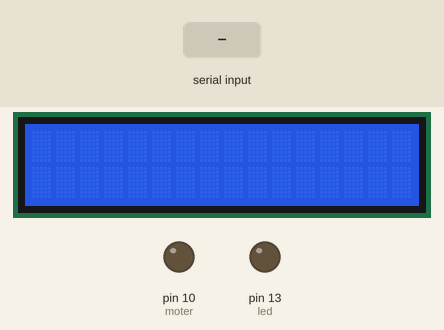
Recording of a sketch running on a simulated Arduino Uno, built with avr-gcc and run on an emulated ATmega328P. Parts: 16×2 character LCD, output pins drawn as LEDs (lit = HIGH). Inputs (shaded band) come from the test bench.

Above: at 1.2 s.
1.3 s: "1" received over Serial
At 1.8 s:
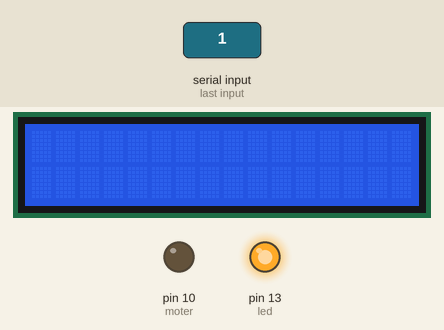
3.9 s: "0" received over Serial
At 4.9 s:
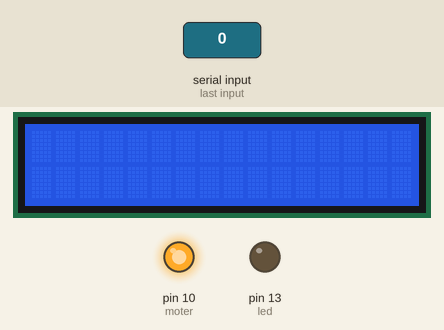
6.5 s: "2" received over Serial
At 8.7 s:
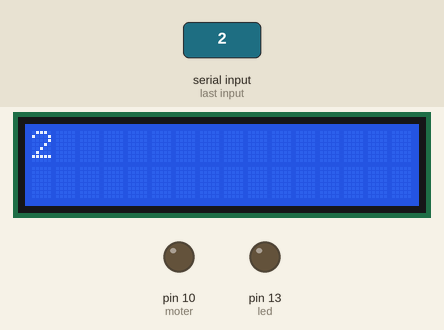
Timing chart, 0 to 10.2 s (numbered marks = the images above; inputs shaded):
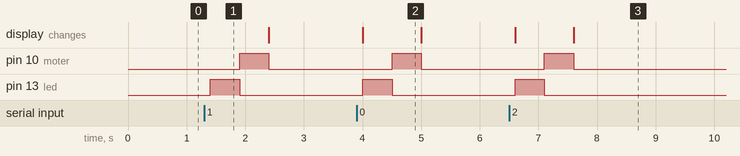

Measured:
- after the input at 1.3 s, pin 10 (moter): LOW → HIGH after 0.60 s, → LOW 0.50 s later; pin 13 (led): LOW → HIGH after 0.10 s, → LOW 0.50 s later
- after the input at 3.9 s, pin 10 (moter): LOW → HIGH after 0.60 s, → LOW 0.50 s later; pin 13 (led): LOW → HIGH after 0.10 s, → LOW 0.50 s later; the display: changes after 0.10 s (image 2)
- after the input at 6.5 s, pin 10 (moter): LOW → HIGH after 0.60 s, → LOW 0.50 s later; pin 13 (led): LOW → HIGH after 0.10 s, → LOW 0.50 s later; the display: first changes after 0.10 s (image 3 shows a later state)
- what the display in image 2 shows lasts 1.0 s, from 4.0 s to 5.0 s

The sketch:

displayrealscren2.ino
```cpp
#include <LiquidCrystal.h>

// initialize the library by associating any needed LCD interface pin
// with the arduino pin number it is connected to
const int rs = 12, en = 11, d4 = 5, d5 = 4, d6 = 3, d7 = 2;
LiquidCrystal lcd(rs, en, d4, d5, d6, d7);
int led=13;
int moter=10;
void setup() {
  // set up the LCD's number of columns and rows:
  lcd.begin(16, 2);
  // initialize the serial communications:
  Serial.begin(9600);
  pinMode(moter,OUTPUT);
  pinMode(led,OUTPUT);
}

void loop() {
  // when characters arrive over the serial port...
  if (Serial.available()) {
    // wait a bit for the entire message to arrive
    delay(100);
    // clear the screen
    lcd.clear();
    // read all the available characters
    while (Serial.available() > 0) {
      //lcd.clear();
      //if(Serial.available==HIGH){
      digitalWrite(led,HIGH);
      delay(500);
      digitalWrite(led,LOW);
      digitalWrite(moter,HIGH);
      delay(500);
      digitalWrite(moter,LOW);
      lcd.write(Serial.read());    }
  }
  /*else
  {
      digitalWrite(led,LOW);
      digitalWrite(moter,LOW);
      lcd.display();
      lcd.print("no input");
      delay(500);
      lcd.noDisplay();
      delay(500);
  }*/
}
```
